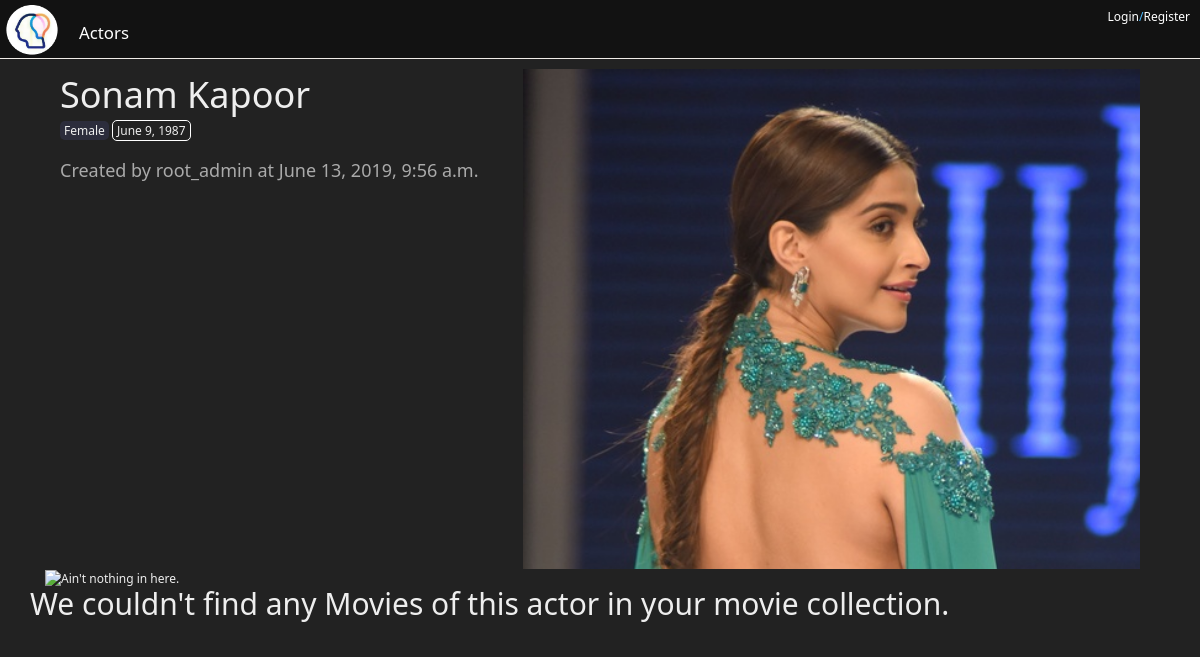
The page /actor/sonam-kapoor_wr2jf/ on the database its author committed.
### things/models.py (models this page shows, shortened)
class Actor(models.Model):
    genders = (
		('f', 'Female'),
        ('m', 'Male'),
        ('o', 'Not Specified'),
    )
    def update_image_file(instance, filename):
        ext = filename.split('.')[-1]
        filename = "%s.%s" % (instance.slug, ext)
        return os.path.join('actors', filename)
    owner           =models.ForeignKey(User)
    name            =models.CharField(max_length=50, blank=False, validators=[alphanumspacedash])
    gender          =models.CharField(choices=genders, blank=False, max_length=12, default='o')
    country         =CountryField(blank_label='(select country)')
    image           =models.ImageField(upload_to=update_image_file, blank=True, null=True)
    dob             =models.DateField(blank=False, default='01/01/89')
    rank            =models.CharField(choices=top_five, blank=True, null=True, max_length=12)
    insta           =models.URLField(max_length=200, blank=True, null=True)
    remarks         =models.TextField(blank=True, null=True)
    slug            =models.SlugField(blank=True, null=True)
    timestamp       =models.DateTimeField(auto_now_add=True)
    updated         =models.DateTimeField(auto_now=True)
    def get_absolute_url(self):
        return reverse('things:actor', kwargs={'slug':self.slug})
    class Meta:
        ordering = ('name',)

### things/views.py (the view)
# urls.py: url(r'^actor/(?P<slug>[\w-]+)/$', views.ActorDetailView.as_view(), name='actor'),
class ActorDetailView(DetailView):
    def get_queryset(self):
        return Actor.objects.all()

### things/templates/things/actor_detail.html (shortened to what this page needs)
{%extends "base.html"%}
{%load static%}
{%block metatag%}
    <link rel="stylesheet" href="{% static 'flags/sprite-hq.css' %}">
{%endblock metatag%}
{%block content%}
<div class="col-xs-12">
    <div class="col-xs-12 col-md-5">
        <div id="generic_heading">{{object.name}}</div>
        <div id="generic_info">
            <p class="generic_card_info2">{{object.get_gender_display}}</p>
            <p class="generic_card_info1">{%if object.dob%}{{object.dob}}{%endif%}</p>
        </div>
        {%if request.user == object.owner%}
        <div id="generic_buttons">
            <button class="generic_edit">
                <a href='{% url "things:edit_actor" object.id object.slug %}'>Edit this page</a>
            </button>
            <button class="generic_edit">
                <a href='{% url "things:del_actor" object.id object.slug %}'>Delete this page</a>
            </button>
        </div>
        {%else%}
        <div class="generic_creator">
            <h4>Created by {{object.owner}} at {{object.timestamp}}</h4>
        </div>
        {%endif%}
    </div>
    <div class="col-xs-12 col-md-7" id="generic_img">
        <img src="{{object.image.url}}" alt="{{object.name}}" width="100%" height="500px" style="object-fit: cover;object-position: top;">
    </div>
</div>
{%if object.movie_set.all.count == 0%}
    <div>
        <div class="col-xs-12">
            <img src="/media/empty.png" alt="Ain't nothing in here." width="100%">
        </div>
        <h2>We couldn't find any Movies of this actor in your movie collection.</h2>
    </div>
{%else%}
    <div><h1>Movies where {{object.name}} appears in</h1></div>
{%endif%}
{%endblock content%}

### templates/css.html (style rules this page uses)
body { background: #222; color: #eee; font-size: 1.2rem; font-family: 'Segoe UI', Tahoma, Geneva, Verdana, sans-serif; }
#generic_list_heading, #generic_heading { font-size: 3em; }
.generic_card_info1, .generic_card_info2 { display: inline-block; padding: 1px 4px; border-radius: 5px; }
.generic_card_info1 { border: 1px solid #fff; }
.generic_card_info2 { background: rgba(111, 123, 233, 0.133); }
.generic_creator { color: #aaa; }

### rows shown on the page
Actor: name "Sonam Kapoor", gender "Female", dob "June 9, 1987", owner "root_admin", timestamp "June 13, 2019, 9:56 a.m.", image (picture)
